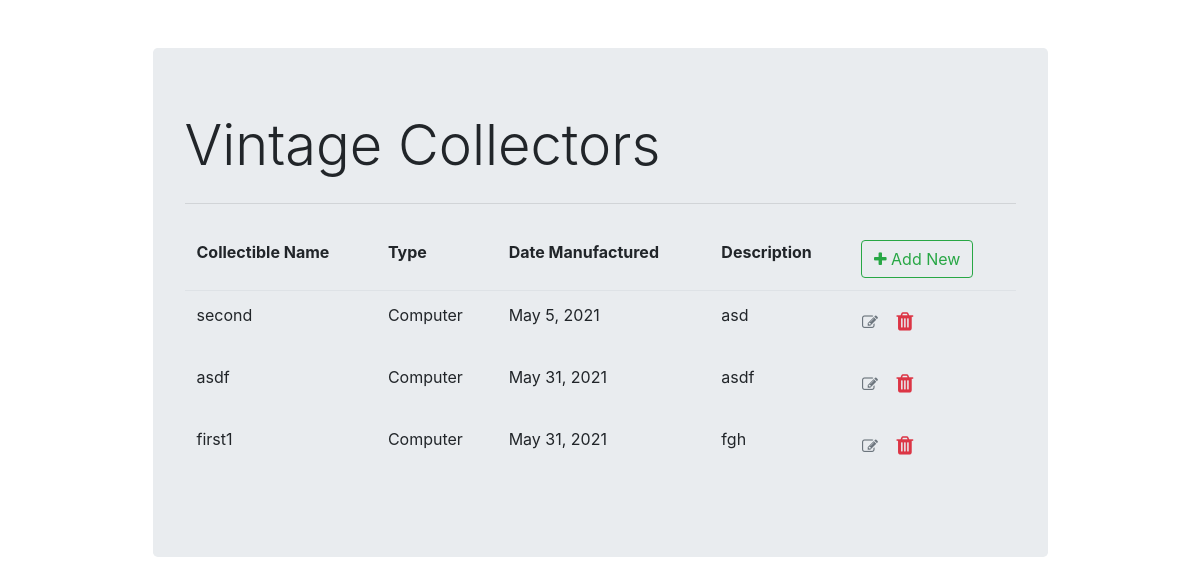
The app's page /collectibles/list with its own data.
### retrocollector/models.py (models this page shows, shortened)
class Collectible(models.Model):
    name = models.CharField(max_length=50)
    type = models.ForeignKey(Type, on_delete=models.CASCADE)
    date_manufactured = models.DateField()
    date_added = models.DateField(auto_now_add=True)
    description = models.CharField(max_length=200)

class Type(models.Model):
    name = models.CharField(max_length=25, default="Computer")
    def __str__(self):
        return f"{self.name}"

### retrocollector/views.py (the view)
# urls.py: path('list', views.collectible_list, name='collectible_list'),
def collectible_list(request):
    context = {'collectible_list':Collectible.objects.all()}
    return render(request, 'retrocollector/collectible_list.html', context)

### retrocollector/templates/retrocollector/collectible_list.html (shortened to what this page needs)
{% extends 'retrocollector/base.html'%}
{% block content %}
<table class="table table-borderless">
    <thead class="border-bottom font-weight-bold">
        <tr>
            <td>Collectible Name</td>
            <td>Type</td>
            <td>Date Manufactured</td>
            <td>Description</td>
            <td>
                <a href="{% url 'collectible_insert' %}" class="btn btn-outline-success">
                   <i class="fa fa-plus" aria-hidden="true"></i>
                    Add New
                </a>
            </td>
        </tr>
    </thead>
    <tbody>
        {% for items in collectible_list %}
            <tr>
                <td>{{items.name}}</td>
                <td>{{items.type}}</td>
                <td>{{items.date_manufactured}}</td>
                <td>{{items.description}}</td>
                <td>
                    <a href="{% url 'collectible_update' items.id%}" class="btn text-secondary px-0">
                        <i class="fa fa-pencil-square-o" aria-hidden="true"></i>
                    </a>
                    <form action="{% url 'collectible_delete' items.id%}" method="post" class="d-inline">
                        <button type="submit" class="btn"> <i class="fa fa-trash fa-lg text-danger float-right" aria-hidden="true"></i>
                        </button>
                    </form>
                </td>
            </tr>
        {% endfor %}
    </tbody>
</table>
{% endblock content%}

### retrocollector/templates/retrocollector/base.html (shortened to what this page needs)
<!DOCTYPE html>
<html lang="en">
<head>
    <link rel="stylesheet" href="https://cdn.jsdelivr.net/npm/bootstrap@4.6.0/dist/css/bootstrap.min.css">
    <link rel="stylesheet" href="https://cdnjs.cloudflare.com/ajax/libs/font-awesome/4.7.0/css/font-awesome.min.css" />
</head>
<body>
    <div class="container">
        <div class="col-md-10 offset-md-1 mt-5">
            <div class="jumbotron">
              <h1 class="display-4">Vintage Collectors</h1>
              <hr class="my-4">
                {% block content %}
                {% endblock content%}
            </div>
        </div>
    </div>
</body>
</html>

### records on screen
Collectible: name "second", type "Computer", date_manufactured "May 5, 2021", description "asd"
Collectible: name "asdf", type "Computer", date_manufactured "May 31, 2021", description "asdf"
Collectible: name "first1", type "Computer", date_manufactured "May 31, 2021", description "fgh"
